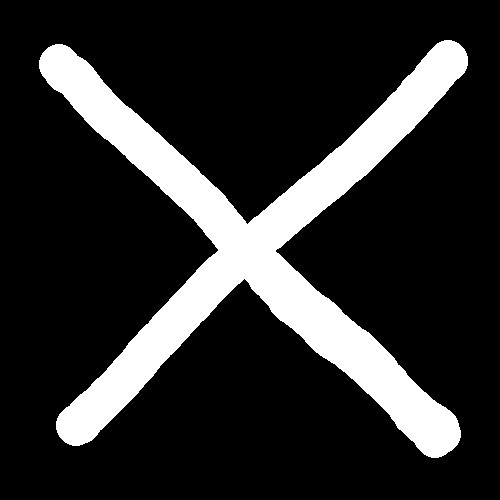
#> input picture hopfieldNetwork/data/img-0.jpeg, 500 x 500 px; its folder holds only this picture in this run
$ jupyter execute convolutionalHopfieldNetwork.ipynb
#> lines starting #> are read from the running program, lines starting #| are printed output that depends on the picture
[cell 1]
from pathlib import Path
import glob

import random

import numpy as np
from numba import njit, prange

import matplotlib.pyplot as plt
from PIL import Image

[cell 2]
def load_images(path: Path, thumbnail_shape: tuple) -> list[np.ndarray]:
#> called with thumbnail_shape = (16, 16)
    fnc1 = np.vectorize(lambda t: 1 if t >= 0.5 else -1)
    files = glob.glob(path.as_posix())
    images = []
    for f in files:
        img = Image.open(f).convert('L')
        img.thumbnail(thumbnail_shape, Image.Resampling.BICUBIC)
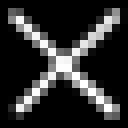
#> img: PIL image 16x16 L (shown 8 times larger); min 0, max 255, mean 46
        img = np.array(img)
        img = np.apply_along_axis(fnc1, 0, img)
        images.append(img)
    return images

def split_image(img: np.ndarray, side_size: int = 2):
    parts = []

    imgw, imgh = img.shape
    xstep = imgw//side_size
    ystep = imgh//side_size

    for i in range(xstep):
        for j in range(ystep):
            parts.append(img[i*side_size:(i+1)*side_size, j*side_size:(j+1)*side_size])

    return parts

[cell 3]
data = load_images(Path('.', 'data', '*'), (16, 16))
#> data = 1 item

for d in data:
    img = plt.imshow(d, cmap='viridis')
    plt.colorbar(img)
    plt.show()
#> this loop made 1 pass
#> pass 1, `plt.show()`:
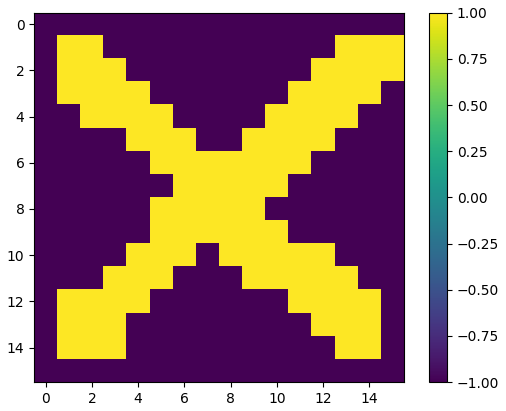
#> figure drawn by matplotlib, 2 panels

[cell 4]
imgs_parts = [split_image(x,4) for x in data[0:3]]
#> imgs_parts = 1 item

[cell 5]
fig, axs = plt.subplots(nrows=4,ncols=4)

for d,ax in zip(imgs_parts[0],axs.flatten()):
    ax.matshow(d,cmap='viridis')
#> this loop made 16 passes
#> d on passes 7, 11: [[-1, -1, 1, 1], [-1, 1, 1, 1], [1, 1, 1, 1], [1, 1, 1, -1]], [[1, 1, -1, -1], [1, 1, 1, -1], [1, 1, 1, 1], [-1, 1, 1, 1]]

plt.tight_layout()
plt.show()
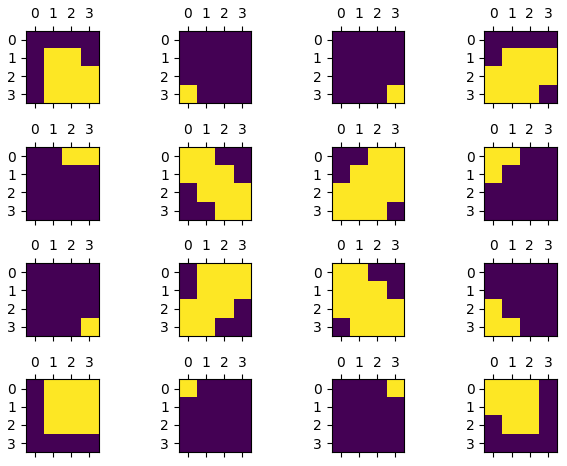
#> figure drawn by matplotlib, 16 panels

[cell 6]
@njit(fastmath=True)
def fit(data: np.ndarray, n: int) -> np.ndarray:
    w = np.zeros((n, n))
    for i in prange(data.shape[0]):
        w += data[i]*data[i].reshape((n, 1))
    return w/n*(1-np.eye(n))


@njit(fastmath=True)
def reconstruct(x: np.ndarray, w: np.ndarray, n: int, niter: int) -> np.ndarray:
    for i in prange(niter):
        idx = random.randint(0, n-1)
        x[idx] = 1 if np.dot(w[idx], x) >= 0 else -1
    return x


class HopfieldNetwork:
    def __init__(self, n: int) -> None:
        self.n: int = n
        self.memshape: tuple = (n, n)
        self.w: np.ndarray = np.zeros((n, n))
        self.s = np.zeros(n)

    def learn(self, data: list[np.ndarray]):
        self.w += fit(np.array([d.flatten() for d in data]), self.n)

    def reconstruct(self, x: np.ndarray, niter: int):
        self.s = reconstruct(x.flatten(), self.w, self.n, niter)

    def energy(self) -> float:
        return -1/2*np.sum(np.dot(self.w,self.s))

    def reset(self):
        self.wnp.ndarray = np.zeros((self.n, self.n))

[cell 7]
img_size = 16*16
n = 4*4

memshapes = [n for i in range(int(img_size/n))]

[cell 8]
models: list[HopfieldNetwork] = [HopfieldNetwork(x) for x in memshapes]

for img in imgs_parts:
    for i,part in enumerate(img):
        models[i].learn(np.array([part]))

[cell 9]
fig, axs = plt.subplots(nrows=4,ncols=4)
fig.set_figwidth(12)
fig.set_figheight(7)

for mem,ax in zip([m.w for m in models],axs.flatten()):
    img = ax.matshow(mem,cmap='viridis')
    plt.colorbar(img)
#> this loop made 16 passes

plt.tight_layout()
plt.show()
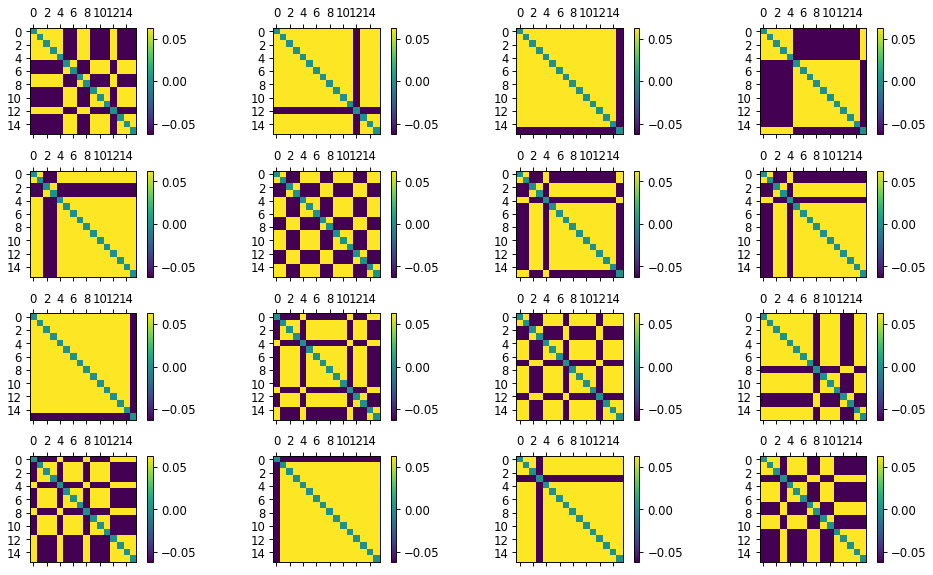
#> figure drawn by matplotlib, 32 panels

[cell 10]
noise_amp = 1
x = data[0]+np.random.uniform(-noise_amp, noise_amp, (16, 16))
x_parts = split_image(x,4)
#> x_parts = 16 items

plt.matshow(x, cmap='viridis')
plt.show()
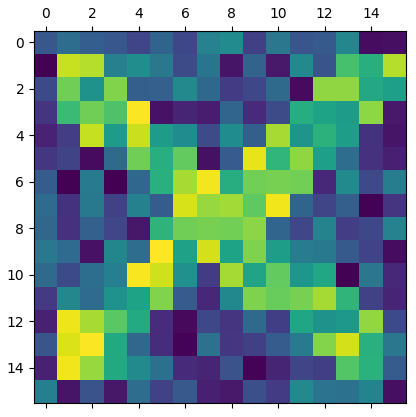
#> figure drawn by matplotlib, 1 panel

[cell 11]
ys=[]
for model,part in  zip(models,x_parts):
    model.reconstruct(part,2000)
    ys.append(model.s)
#> this loop made 16 passes
#> after the loop, ys = 16 items

[cell 12]
fig, axs = plt.subplots(nrows=4,ncols=4)

for (y,ax) in zip(ys, axs.flatten()):
    img = ax.matshow(y.reshape((4,4)),cmap='viridis')
    plt.colorbar(img)
#> this loop made 16 passes

plt.tight_layout()
plt.show()
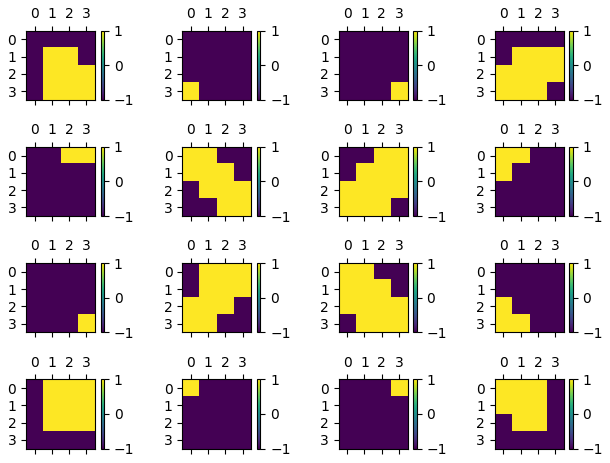
#> figure drawn by matplotlib, 32 panels

[cell 13]
fnc = np.vectorize(lambda x: 1 if x >=0 else -1)

energies = np.array([m.energy() for m in models])
#> energies = [0, 6.56, 6.56, -1.88, 5.62, -1.88, -3.75, 4.69, 6.56, -2.81, -3.75, 4.69, -0.938, 6.56, 6.56, 0]
norm_enegries = np.apply_along_axis(fnc,0,energies)
#> norm_enegries = [1, 1, 1, -1, 1, -1, -1, 1, 1, -1, -1, 1, -1, 1, 1, 1]

img =  plt.matshow(norm_enegries.reshape((4,4)))
plt.colorbar(img)
plt.show()
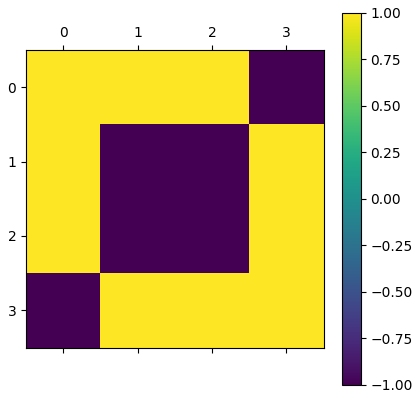
#> figure drawn by matplotlib, 2 panels

outmodel = HopfieldNetwork(n)
outmodel.learn(np.array([norm_enegries]))

img = plt.matshow(outmodel.w)
plt.colorbar(img)

plt.show()
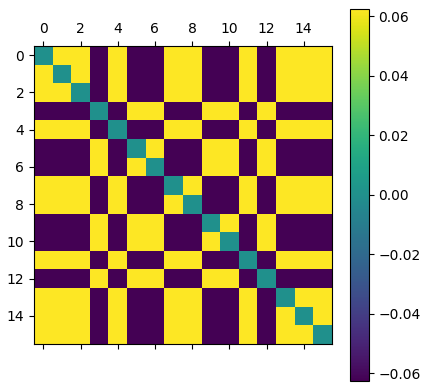
#> figure drawn by matplotlib, 2 panels

$ run again, on hopfieldNetwork/data/img-1.jpeg
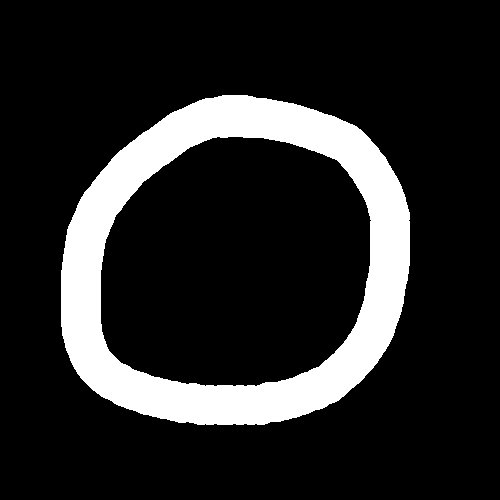
#> input picture hopfieldNetwork/data/img-1.jpeg, 500 x 500 px
#> data = 1 item
#> the loop `for d in data:` made 1 pass
#> the loop `for d,ax in zip(imgs_parts[0],axs.flatten()):` made 16 passes
#> d on pass 9: [[-1, 1, 1, 1], [-1, 1, 1, 1], [-1, 1, 1, 1], [-1, 1, 1, 1]]
#> the loop `for img in imgs_parts:` made 1 pass
#> the loop `for mem,ax in zip([m.w for m in models],axs.flatten()):` made 16 passes
#> x_parts = 16 items
#> `plt.show()`:
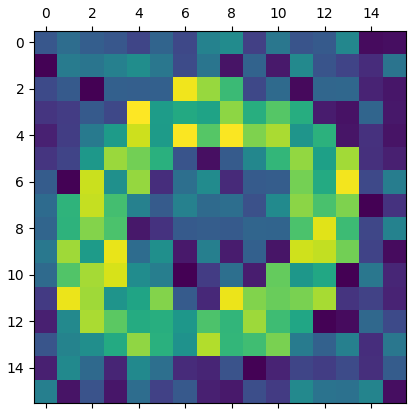
#> figure drawn by matplotlib, 1 panel
#> the loop `for model,part in  zip(models,x_parts):` made 16 passes
#> the loop `for (y,ax) in zip(ys, axs.flatten()):` made 16 passes
#> energies = [7.5, 1.88, 2.81, 7.5, 0, 0.938, 0, 0.938, -3.75, 5.62, 0, 1.88, 4.69, 0, 0.938, 7.5]
#> norm_enegries = [1, 1, 1, 1, 1, 1, 1, 1, -1, 1, 1, 1, 1, 1, 1, 1]
#> `plt.show()`:
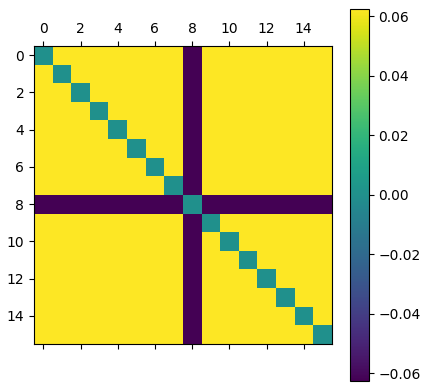
#> figure drawn by matplotlib, 2 panels

$ run again, on hopfieldNetwork/data/img-2.jpeg
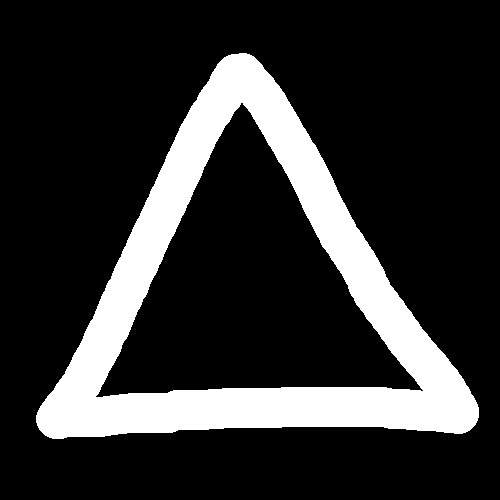
#> input picture hopfieldNetwork/data/img-2.jpeg, 500 x 500 px
#> data = 1 item
#> the loop `for d in data:` made 1 pass
#> the loop `for d,ax in zip(imgs_parts[0],axs.flatten()):` made 16 passes
#> d on pass 7: [[1, 1, 1, -1], [1, 1, 1, -1], [-1, 1, 1, 1], [-1, 1, 1, 1]]
#> the loop `for img in imgs_parts:` made 1 pass
#> the loop `for mem,ax in zip([m.w for m in models],axs.flatten()):` made 16 passes
#> x_parts = 16 items
#> `plt.show()`:
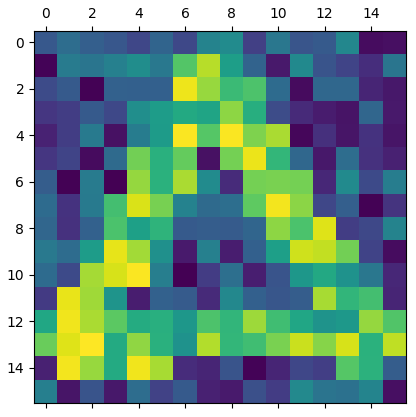
#> figure drawn by matplotlib, 1 panel
#> the loop `for model,part in  zip(models,x_parts):` made 16 passes
#> the loop `for (y,ax) in zip(ys, axs.flatten()):` made 16 passes
#> energies = [7.5, 0.938, 2.81, 7.5, 6.56, -2.81, -3.75, 7.5, 0, 3.75, 2.81, 0, -2.81, -1.88, 0, -1.88]
#> norm_enegries = [1, 1, 1, 1, 1, -1, -1, 1, 1, 1, 1, 1, -1, -1, 1, -1]
#> `plt.show()`:
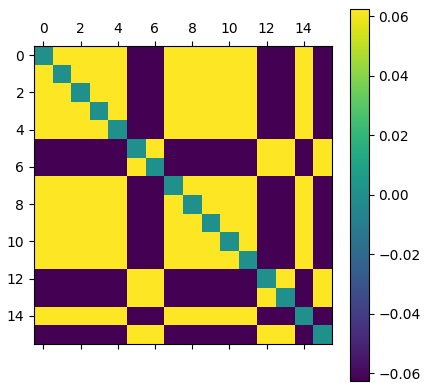
#> figure drawn by matplotlib, 2 panels
